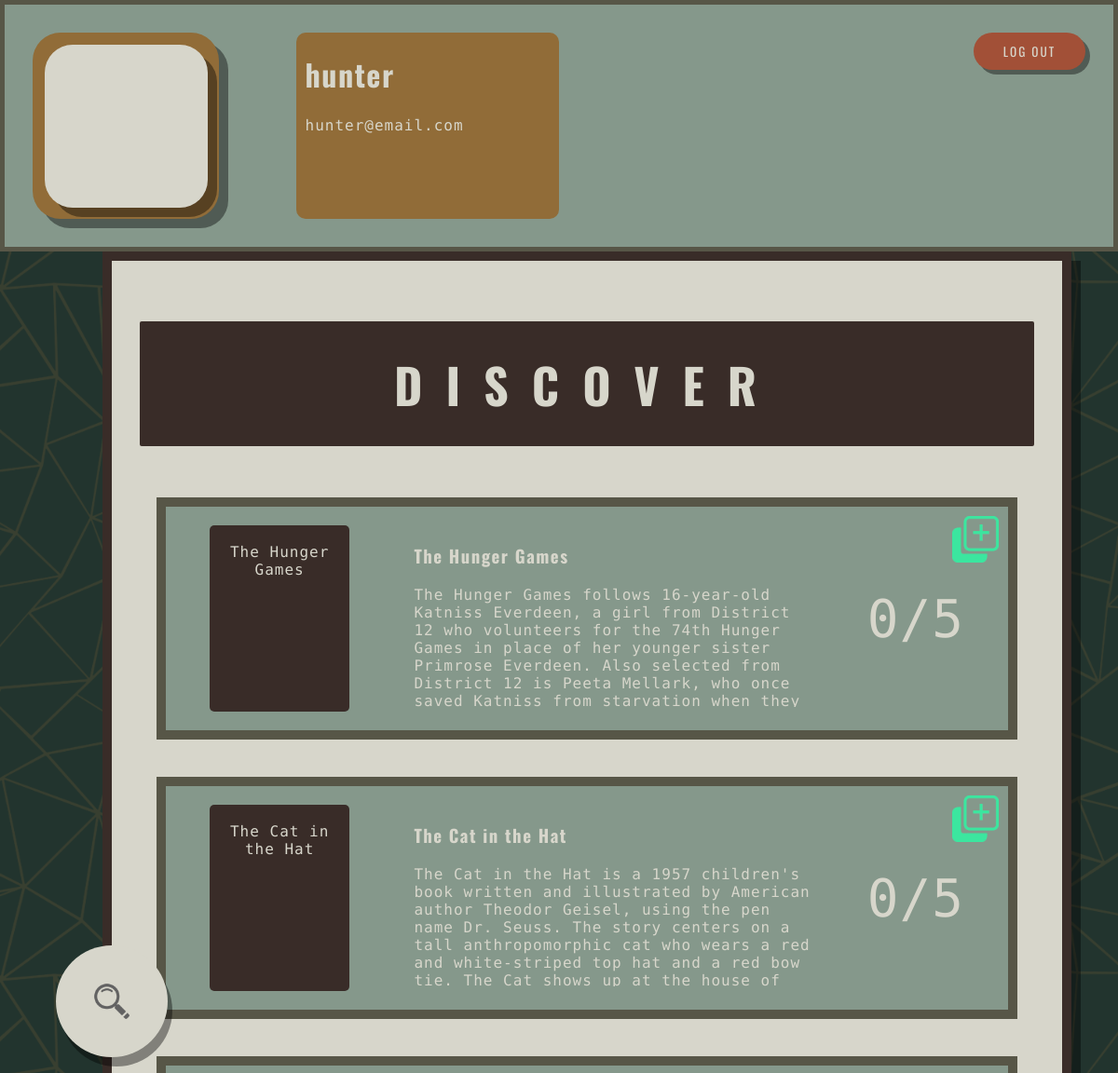
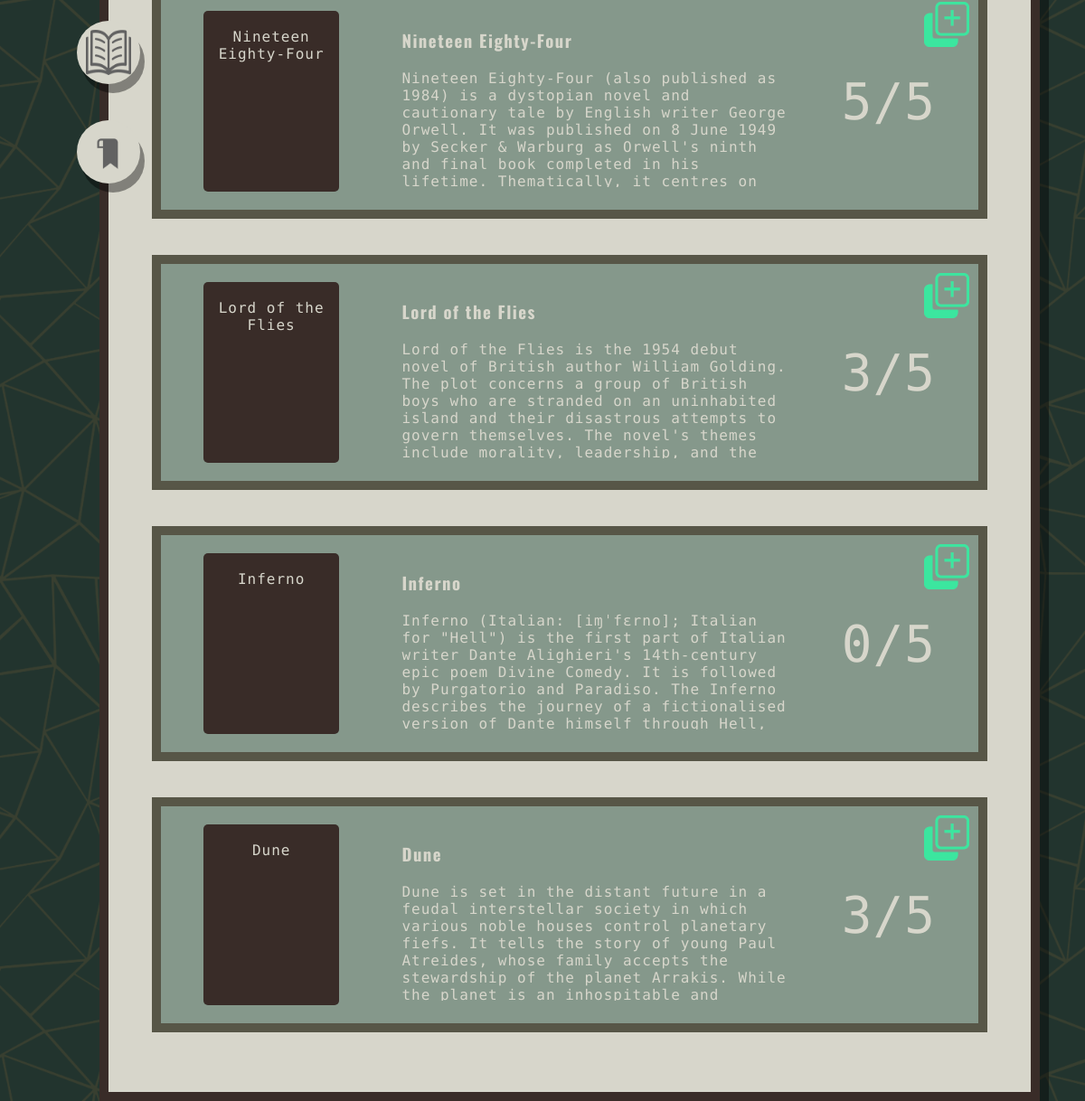
/private/index.php?action=discover_list&user_id=5 (signed in), run on the app's committed database (2 pictures, top to bottom).
### tables this page shows
CREATE TABLE `users` (
  `id` int(11) NOT NULL,
  `username` varchar(255) NOT NULL,
  `email` varchar(255) DEFAULT NULL,
  `password` varchar(255) NOT NULL,
  `current_book_id` int(11) DEFAULT NULL
);

CREATE TABLE `books` (
  `id` int(11) NOT NULL,
  `title` varchar(255) NOT NULL,
  `author` varchar(255) NOT NULL,
  `description` text NOT NULL
);

### private/model/database.php (called while the page is built, shortened)
<?php
  function db_escape($connection, $string) {
    return mysqli_real_escape_string($connection, $string);
  }
?>

### private/model/query_functions.php (called while the page is built, shortened)
<?php
  function find_all_books() {
    global $db;
    $sql = "SELECT * FROM books ";
    $sql .= "ORDER BY title DESC";
    $result = mysqli_query($db, $sql);
    return $result;
  }
  function find_user_by_id($id) {
    global $db;
    $sql = "SELECT * FROM users ";
    $sql .= "WHERE id='" . db_escape($db, $id) . "' ";
    $sql .= "LIMIT 1";
    $result = mysqli_query($db, $sql);
    $user = mysqli_fetch_assoc($result);
    return $user;
  }
    function find_avg_book_rating($book_id) {
      global $db;
      $sql = "SELECT AVG(library.rating) FROM library
      WHERE library.book_id='" . db_escape($db, $book_id) . "' ";
      $result = mysqli_query($db, $sql);
      return $result;
    }
?>

### private/discover_list.php (the view)
<main>
    <h1>DISCOVER</h1>
    <ul>
        <?php $books = find_all_books() ?>
        <?php foreach($books as $book):?>
            <?php $rating = find_avg_book_rating($book['id']); ?>
            <li>
                <div class="flexbox">
                    <div class="book_graphic"><p><?php echo $book['title']?></p></div>
                    <div class="public_info">
                        <h3><?php echo $book['title']?></h3>
                        <p><?php echo $book['description']?></p>
                    </div>
                    <div class="personal_info">
                        <?php if (!is_null($rating)) { ?>
                            <p><?php echo round(mysqli_fetch_array($rating)[0]) ?>/5</p>
                        <?php } ?>
                    </div>
                </div>
                <a href="../private/index.php?action=personal_library&user_id=<?php echo $user_id?>&add=<?php echo $book['id']?>"><img class="add" src="../public/img/add.png" alt="Add"></a>
            </li>
        <?php endforeach;?>
    </ul>
</main>

### private/view/header.php
<header>
    <div class="profile_pic_container">
        <div class="profile_pic_frame">
        </div>
    </div>
    <div class="profile_info_col1">
        <h1><?php echo $user['username']?></h1>
        <p><?php echo $user['email']?></p><br>
    </div>
    <div class="profile_info_col2">
    </div>
    <div class="col4">
        <a href="?action=logout"><button>LOG OUT</button></a>
    </div>
</header>

### css/stylesheet.css (style rules this page uses)
:root { --cambridge-blue: #85988Bff; --ebony: #575647ff; --gunmetal: #22342Eff; --chestnut: #A25037ff; --golden-brown: #916C38ff; --timberwolf: #D7D6CBff; --van-dyke: #392C28ff; --shadow: #00000066; --error-red: #E6543Bff; --go-green: #3be69fff; }
html { background-color: var(--gunmetal); background-image: url(../public/img/project_background_transparent.png); background-repeat: repeat; background-size: 100%; margin: 0; font-family: "Oswald", sans-serif; letter-spacing: 1.5; }
body { margin: 0; color: var(--timberwolf); }
h1, h2, h3, h4, a { font-family: "Oswald", sans-serif; font-weight: 700; }
button { font-family: "Oswald", sans-serif; font-weight: 400; letter-spacing: 2px; }
p { font-family: "Source Code Pro", monospace; letter-spacing: 1px; }
header { padding: 30px; display: grid; grid-template-columns: 20% 30% 30% 20%; background-color: var(--cambridge-blue); border: 5px solid var(--ebony); }
header .profile_pic_container { width: 250px; height: 250px; border-radius: 30px; background-color: var(--golden-brown); box-shadow: 10px 10px var(--shadow); grid-column: 1 / 2; display: flex; justify-content: center; align-items: center; }
header .profile_pic_frame { width: 225px; height: 225px; border-radius: 30px; background-color: var(--timberwolf); box-shadow: 10px 10px var(--shadow); }
header .profile_info_col1 { grid-column: 2 / 3; background-color: var(--golden-brown); border-radius: 10px; }
header .profile_info_col1 h1 { padding-left: 10px; }
header .profile_info_col1 p { padding-left: 10px; }
header .profile_info_col2 { grid-column: 3 / 4; }
header .col4 { grid-column: 4 / 5; }
header .col4 button { width: 120px; height: 40px; color: var(--timberwolf); background-color: var(--chestnut); border-radius: 20px; border: none; padding: 0; cursor: pointer; outline: inherit; box-shadow: 5px 5px var(--shadow); float: right; }
main { float: right; width: 80%; padding: 30px; margin-right: 50px; background-color: var(--timberwolf); border: 10px solid var(--van-dyke); box-shadow: 10px 10px var(--shadow); }
main h1 { color: var(--timberwolf); background-color: var(--van-dyke); border-radius: 2px; text-align: center; padding: 3%; letter-spacing: 25px; font-size: 52px; }
main ul { width: 100%; padding-left: 0; list-style: none; display: flex; flex-direction: column; flex-wrap: nowrap; justify-content: center; align-items: center; }
main ul li { position: relative; width: 90%; height: 200px; margin: 20px; padding: 20px; background-color: var(--cambridge-blue); border: 10px solid var(--ebony); }
.flexbox { height: 100%; width: 100%; display: flex; flex-wrap: wrap; overflow: hidden; justify-content: space-around; align-items: stretch; }
.book_graphic { padding: 0; width: 150px; height: 100%; border-radius: 5px; background-color: var(--van-dyke); text-align: center; color: var(--van-dyke); }
.book_graphic p { padding: 3px; color: var(--timberwolf); }
.public_info { padding-left: 15px; height: 100%; width: 50%; }
.public_info p { height: 65%; overflow: auto; }
.personal_info { font-size: 56px; margin: 0; display: flex; align-items: center; justify-content: center; text-align: center; }
.add { display: inline; position: absolute; margin-top: 10px; height: 50px; width: 50px; top: 0px; right: 10px; }
@media only screen and (max-width: 1400px) { header { grid-template-columns: 25% 25% 25% 25%; } }
@media only screen and (max-width: 1400px) { header .profile_pic_container { width: 200px; height: 200px; } }
@media only screen and (max-width: 1400px) { header .profile_pic_frame { width: 175px; height: 175px; } }

### data on the page
users: username "hunter", email "hunter@email.com"
books: title "The Hunger Games", description "The Hunger Games follows 16-year-old Katniss Everdeen, a girl from District 12 who volunteers for the 74th Hunger Games in place of her younger sister Primrose Everdeen. Also selected from District 12 is Peeta Mellark, who once saved Katniss from starvation when they…", rating "0"
books: title "The Cat in the Hat", description "The Cat in the Hat is a 1957 children's book written and illustrated by American author Theodor Geisel, using the pen name Dr. Seuss. The story centers on a tall anthropomorphic cat who wears a red and white-striped top hat and a red bow tie. The Cat shows up at the house of…", rating "0"
books: title "Nineteen Eighty-Four", description "Nineteen Eighty-Four (also published as 1984) is a dystopian novel and cautionary tale by English writer George Orwell. It was published on 8 June 1949 by Secker & Warburg as Orwell's ninth and final book completed in his lifetime. Thematically, it centres on…", rating "5"
books: title "Lord of the Flies", description "Lord of the Flies is the 1954 debut novel of British author William Golding. The plot concerns a group of British boys who are stranded on an uninhabited island and their disastrous attempts to govern themselves. The novel's themes include morality, leadership, and the…", rating "3"
books: title "Inferno", description "Inferno (Italian: [iɱˈfɛrno]; Italian for \"Hell\") is the first part of Italian writer Dante Alighieri's 14th-century epic poem Divine Comedy. It is followed by Purgatorio and Paradiso. The Inferno describes the journey of a fictionalised version of Dante himself through Hell,…", rating "0"
books: title "Dune", description "Dune is set in the distant future in a feudal interstellar society in which various noble houses control planetary fiefs. It tells the story of young Paul Atreides, whose family accepts the stewardship of the planet Arrakis. While the planet is an inhospitable and…", rating "3"
